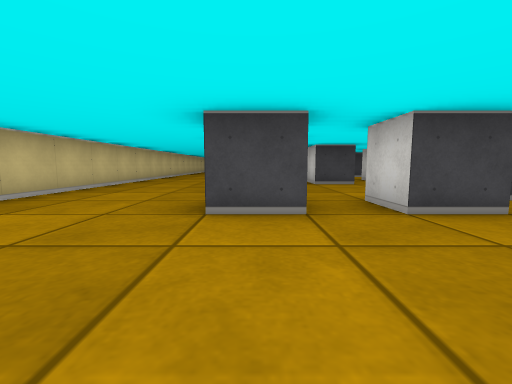
view 1 (above)

24 first-person views from a walk through a cub3D maze. The camera is about half as high as the walls, tilts 6° down and sees 90° across. The floor is counted in squares. Each view is taken from the middle of a square. On the plan, view 1 faces up. The plan holds only what a view shows up to about 9 squares ahead; the rest is blank.

view 2
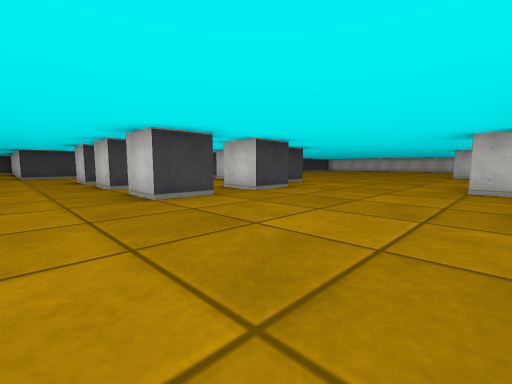

view 3
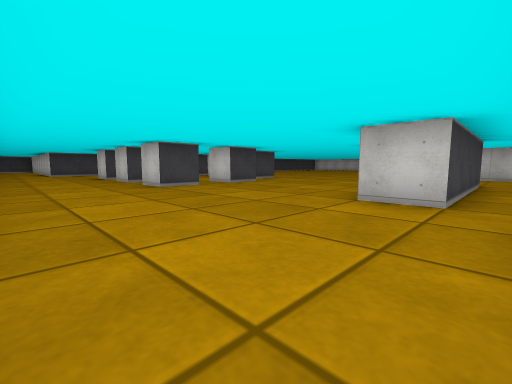

view 4
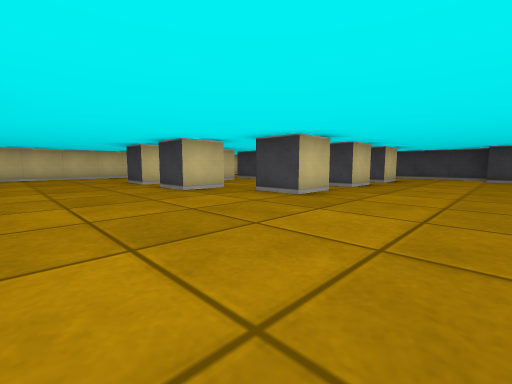

view 5
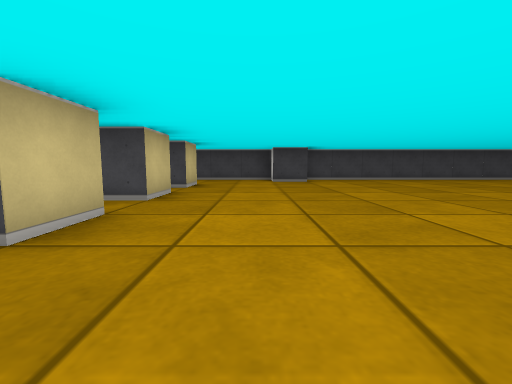

view 6
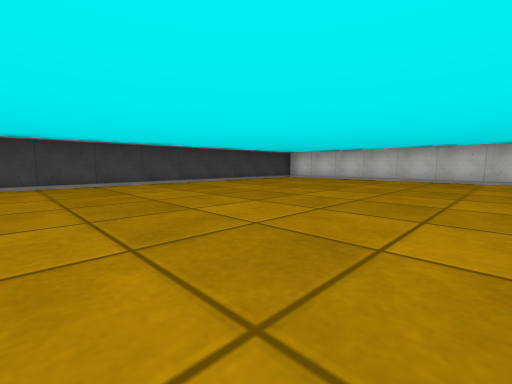

view 7
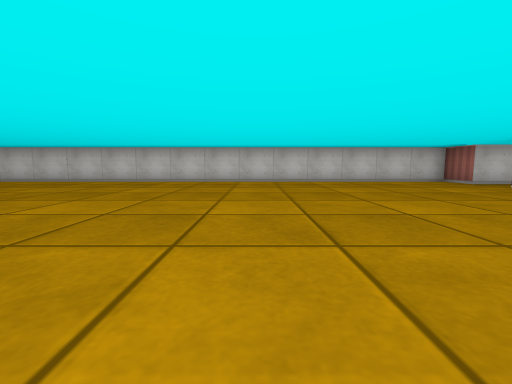

view 8
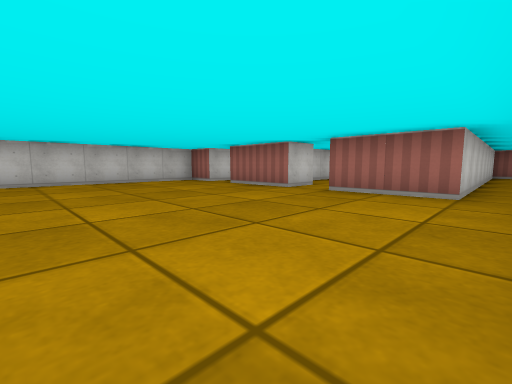

view 9
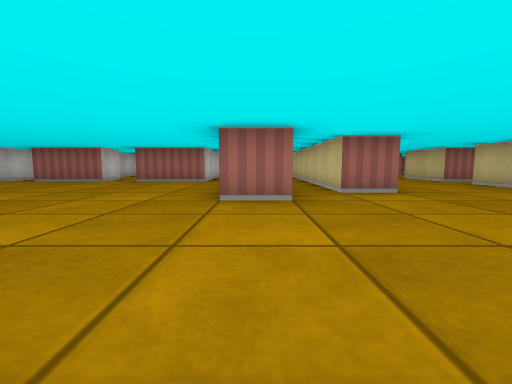

view 10
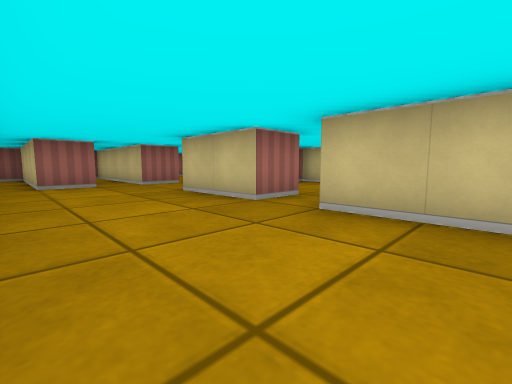

view 11
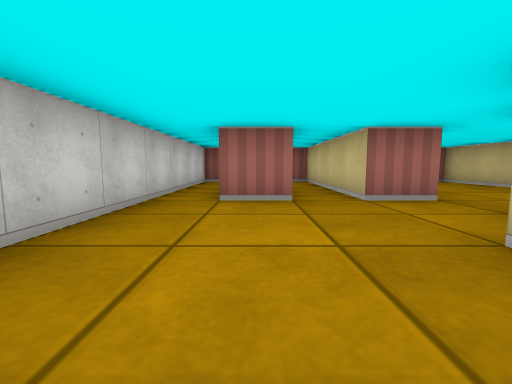

view 12
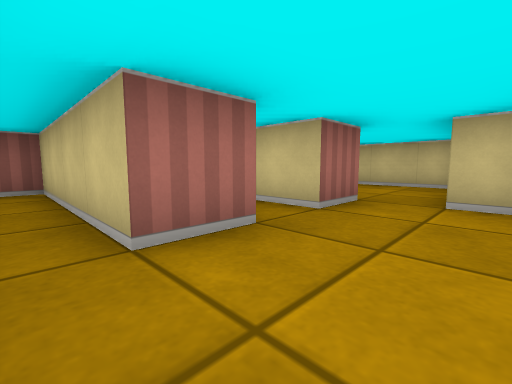

view 13
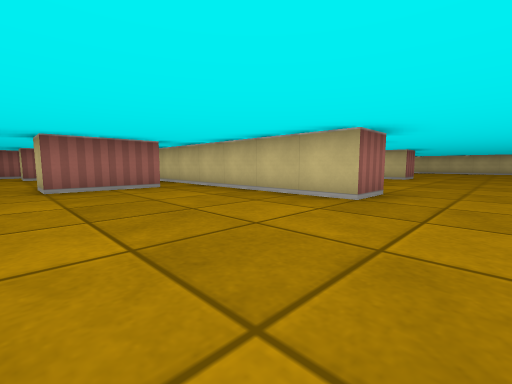

view 14
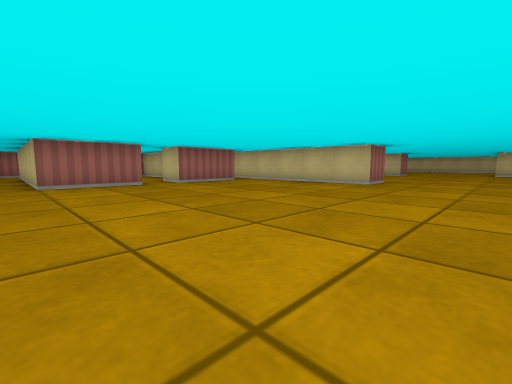

view 15
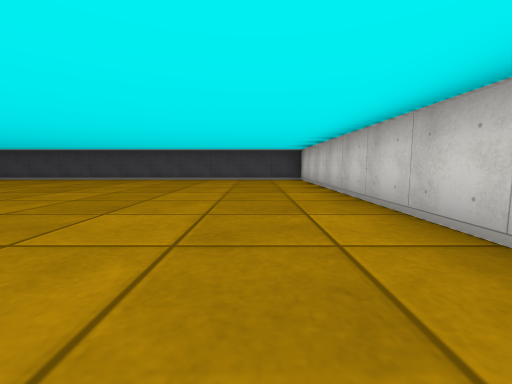

view 16
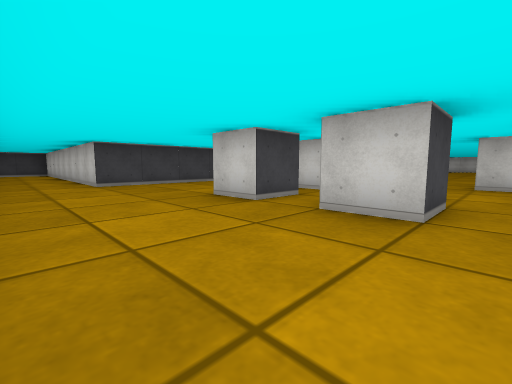

view 17
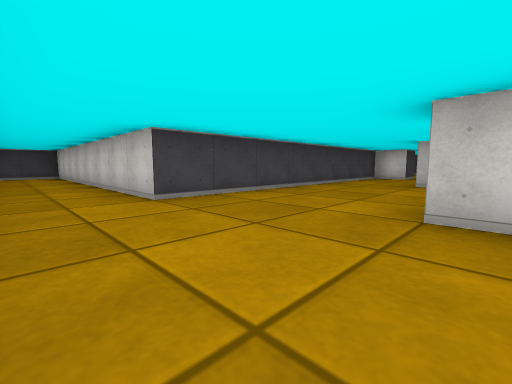

view 18
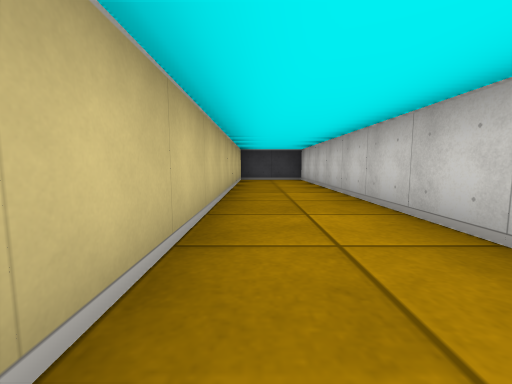

view 19
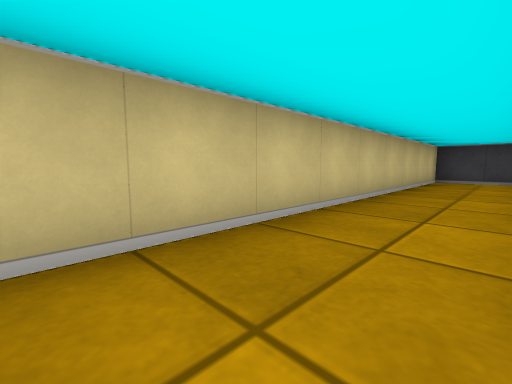

view 20
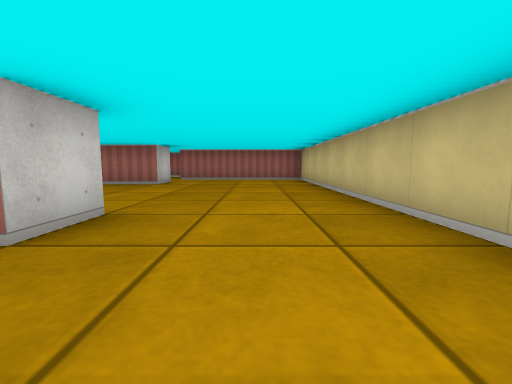

view 21
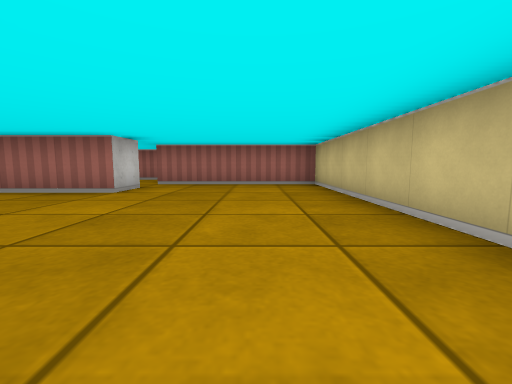

view 22
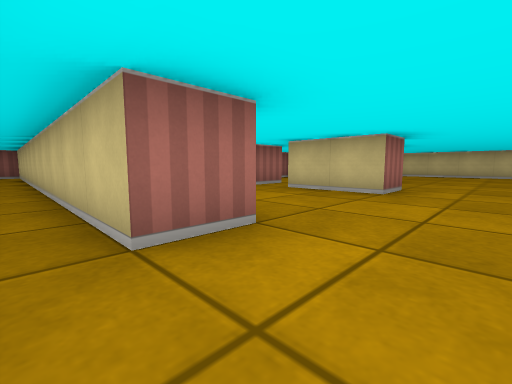

view 23
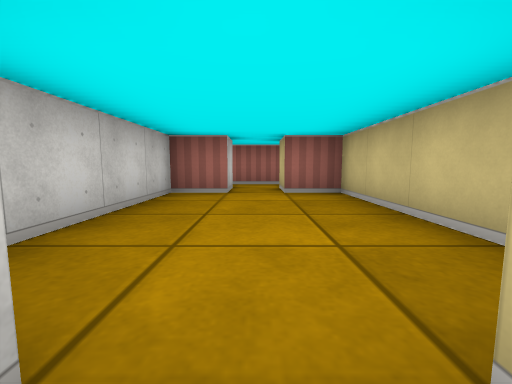

view 24
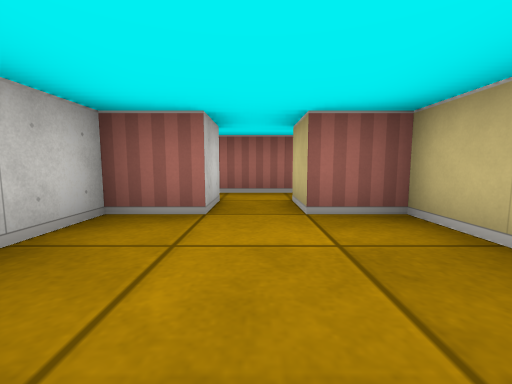

### Floor plan
Points are (right, up) in squares from view 1. A wall is a line through its corners. A room is listed if a view was taken in it or the views show most of it. See-through windows are left out.
Room 1 (views 1, 2, 3, 4, 5, 6, 7, 8, 9, 10, 11, 12, 13, 14, 15, 16, 17, 18, 19, 20, 21, 22, 23)
walls: (9.4, 0.5) (10.5, 0.5) (10.5, -5.8); (7.4, -0.5) (8.5, -0.5) (8.5, -11.2); (4.5, 4.6) (4.5, 3.5) (3.5, 3.5); (3.5, 3.9) (3.5, 4.5); (4.5, 6.5) (4.5, 5.5) (3.9, 5.5); (2.5, 3.5) (2.5, 2.5) (1.5, 2.5) (1.5, 3.5); (7.5, -3) (7.5, -2.2); (3.5, -1.1) (3.5, -0.5) (4.5, -0.5) (4.5, -2.5); (2.6, 6.5) (1.5, 6.5) (1.5, 7.5); (7.6, 9.5) (6.5, 9.5) (6.5, 10.5) (-1.5, 10.5) (-1.5, 18.5) (-3.5, 18.5) (-3.5, -3.5) (0.5, -3.5); (4.5, 8.5) (4.5, 7.5) (4.1, 7.5); (4.5, -3.5) (4.5, -5.5); (0.5, 3) (0.5, 2.5) (-0.5, 2.5) (-0.5, 3.5); (0.5, 4.5) (-0.5, 4.5) (-0.5, 5.5); (0.5, 5.5) (0.5, 5); (0.5, 6.5) (-0.5, 6.5) (-0.5, 7.5); (0.5, -2.5) (0.5, -1.5) (2.6, -1.5); (3.5, -5.9) (3.5, -6.5); (14.5, -4.6) (14.5, -3.5) (16.5, -3.5) (16.5, -9.2); (5.4, -7.5) (6.5, -7.5) (6.5, -11.5) (7.5, -11.5) (7.5, -5.4); (4.5, -7.5) (4.5, -11.5) (5, -11.5); (17.5, -4.8) (17.5, -3.5) (18.5, -3.5) (18.5, 10.5) (7.6, 10.5); (11.5, -11.2) (11.5, -3.5) (13.5, -3.5) (13.5, -4.5)
ways out: opening at (14, -4) to room 2; opening at (4, -7) to room 3; opening at (1, -3) to room 4; opening at (4, -3) to room 4; opening at (15.5, -10) to room 5
Room 2 (view 24)
walls: (12.5, -5.5) (12.5, -8.5) (13.5, -8.5); (14.5, -8.5) (15.5, -8.5) (15.5, -5.5)
ways out: opening at (14, -4) to room 1; opening at (14, -9) to room 5
Room 3 (no view inside)
walls: (3.4, -7.5) (4.5, -7.5); (0.5, -6.9) (0.5, -11.5)
ways out: opening at (4, -7) to room 1
Room 4 (no view inside)
walls: (3.5, -3.5) (4.5, -3.5); (0.5, -4.9) (0.5, -5.5) (1.9, -5.5); (4.5, -2.5) (0.5, -2.5)
ways out: opening at (1, -3) to room 1; opening at (4, -3) to room 1
Room 5 (no view inside)
walls: (14.5, -9.5) (14.5, -8.5); (13.2, -10.5) (14.8, -10.5); (13.5, -8.5) (13.5, -9.5)
ways out: opening at (15.5, -10) to room 1; opening at (14, -9) to room 2

Positions as (right, up) in squares from view 1, and headings:
1: (0, 0), facing up
2: (-2, -1), facing up-right
3: (-3, -3), facing up-right
4: (7, 0), facing up-left
5: (6, 2), facing up
6: (10, 4), facing up-right
7: (11, 2), facing right
8: (11, 1), facing down-right
9: (10, 4), facing down
10: (7, -1), facing down-left
11: (6, -4), facing down
12: (7, -6), facing down-left
13: (14, 2), facing down-left
14: (17, 3), facing down-left
15: (17, 2), facing up
16: (-3, 4), facing up-right
17: (-3, 7), facing up-right
18: (-3, 10), facing up
19: (-2, 10), facing up-left
20: (-2, 5), facing down
21: (-2, 3), facing down
22: (9, 1), facing down-left
23: (14, -4), facing down
24: (14, -6), facing down
